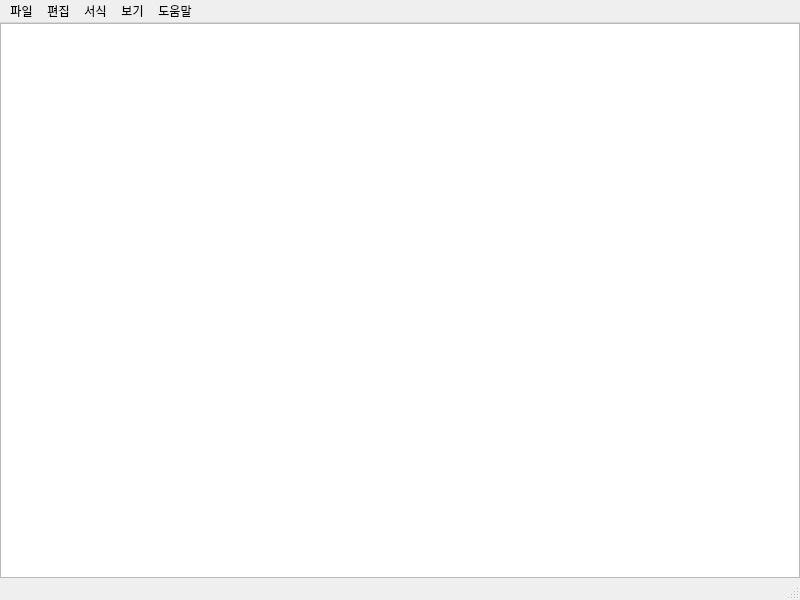
<?xml version="1.0" encoding="UTF-8"?>
<ui version="4.0">
 <class>MainWindow</class>
 <widget class="QMainWindow" name="MainWindow">
  <property name="geometry">
   <rect>
    <x>0</x>
    <y>0</y>
    <width>800</width>
    <height>600</height>
   </rect>
  </property>
  <property name="windowTitle">
   <string>Notepad</string>
  </property>
  <widget class="QWidget" name="centralwidget">
   <layout class="QGridLayout" name="gridLayout">
    <property name="leftMargin">
     <number>0</number>
    </property>
    <property name="topMargin">
     <number>0</number>
    </property>
    <property name="rightMargin">
     <number>0</number>
    </property>
    <property name="bottomMargin">
     <number>0</number>
    </property>
    <item row="0" column="0">
     <layout class="QGridLayout" name="gridLayout_2">
      <item row="0" column="0">
       <widget class="QPlainTextEdit" name="plainTextEdit"/>
      </item>
     </layout>
    </item>
   </layout>
  </widget>
  <widget class="QMenuBar" name="menubar">
   <property name="geometry">
    <rect>
     <x>0</x>
     <y>0</y>
     <width>800</width>
     <height>21</height>
    </rect>
   </property>
   <widget class="QMenu" name="menu_file">
    <property name="title">
     <string>파일</string>
    </property>
    <addaction name="action_open"/>
    <addaction name="action_save"/>
    <addaction name="action_saveas"/>
    <addaction name="action_close"/>
   </widget>
   <widget class="QMenu" name="menu_edit">
    <property name="title">
     <string>편집</string>
    </property>
   </widget>
   <widget class="QMenu" name="menu_form">
    <property name="title">
     <string>서식</string>
    </property>
   </widget>
   <widget class="QMenu" name="menu_view">
    <property name="title">
     <string>보기</string>
    </property>
   </widget>
   <widget class="QMenu" name="menu_help">
    <property name="title">
     <string>도움말</string>
    </property>
   </widget>
   <addaction name="menu_file"/>
   <addaction name="menu_edit"/>
   <addaction name="menu_form"/>
   <addaction name="menu_view"/>
   <addaction name="menu_help"/>
  </widget>
  <widget class="QStatusBar" name="statusbar"/>
  <action name="action_open">
   <property name="text">
    <string>열기</string>
   </property>
   <property name="shortcut">
    <string>Ctrl+O</string>
   </property>
  </action>
  <action name="action_save">
   <property name="text">
    <string>저장</string>
   </property>
   <property name="shortcut">
    <string>Ctrl+S</string>
   </property>
  </action>
  <action name="action_saveas">
   <property name="text">
    <string>다른 이름으로저장</string>
   </property>
   <property name="shortcut">
    <string>Ctrl+Shift+S</string>
   </property>
  </action>
  <action name="action_close">
   <property name="text">
    <string>끝내기</string>
   </property>
  </action>
 </widget>
 <resources/>
 <connections/>
</ui>
